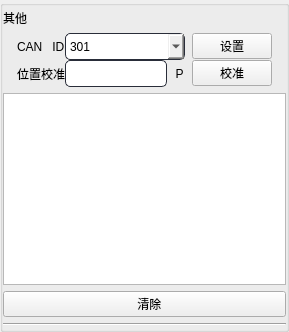
       <widget class="QGroupBox" name="OthergroupBox">
        <property name="styleSheet">
         <string notr="true"/>
        </property>
        <layout class="QVBoxLayout" name="verticalLayout_7" stretch="1">
         <property name="leftMargin">
          <number>0</number>
         </property>
         <property name="topMargin">
          <number>3</number>
         </property>
         <property name="rightMargin">
          <number>0</number>
         </property>
         <property name="bottomMargin">
          <number>3</number>
         </property>
         <item>
          <layout class="QVBoxLayout" name="verticalLayout_6">
           <item>
            <widget class="QLabel" name="label_11">
             <property name="text">
              <string>其他</string>
             </property>
            </widget>
           </item>
           <item>
            <widget class="QWidget" name="gridWidget" native="true">
             <property name="styleSheet">
              <string notr="true">QLineEdit{
	border:1px solid rgb(41,45,57);
	height:25px;
	width:100px;
	border-radius:5px;
}
QLineEdit:hover{
	border:1px solid rgb(0,149,255);
}

QComboBox{
	border:1px solid rgb(41,45,57);
	height:25px;
	width:100px;
	border-radius:5px;
}</string>
             </property>
             <layout class="QVBoxLayout" name="verticalLayout_11" stretch="1,1">
              <property name="spacing">
               <number>0</number>
              </property>
              <property name="topMargin">
               <number>0</number>
              </property>
              <property name="bottomMargin">
               <number>0</number>
              </property>
              <item>
               <layout class="QHBoxLayout" name="horizontalLayout_23" stretch="1,4,1,1">
                <property name="leftMargin">
                 <number>5</number>
                </property>
                <property name="rightMargin">
                 <number>5</number>
                </property>
                <item>
                 <widget class="QLabel" name="label_34">
                  <property name="text">
                   <string>CAN   ID</string>
                  </property>
                 </widget>
                </item>
                <item>
                 <widget class="QComboBox" name="CANIDComboBox">
                  <item>
                   <property name="text">
                    <string>301</string>
                   </property>
                  </item>
                  <item>
                   <property name="text">
                    <string>302</string>
                   </property>
                  </item>
                  <item>
                   <property name="text">
                    <string>303</string>
                   </property>
                  </item>
                  <item>
                   <property name="text">
                    <string>304</string>
                   </property>
                  </item>
                  <item>
                   <property name="text">
                    <string>305</string>
                   </property>
                  </item>
                  <item>
                   <property name="text">
                    <string>306</string>
                   </property>
                  </item>
                 </widget>
                </item>
                <item>
                 <widget class="QLabel" name="label_35">
                  <property name="text">
                   <string/>
                  </property>
                 </widget>
                </item>
                <item>
                 <widget class="QPushButton" name="setIDBtn">
                  <property name="text">
                   <string>设置</string>
                  </property>
                 </widget>
                </item>
               </layout>
              </item>
              <item>
               <layout class="QHBoxLayout" name="horizontalLayout_22" stretch="1,4,1,1">
                <property name="leftMargin">
                 <number>5</number>
                </property>
                <property name="rightMargin">
                 <number>5</number>
                </property>
                <item>
                 <widget class="QLabel" name="label_32">
                  <property name="text">
                   <string>位置校准</string>
                  </property>
                 </widget>
                </item>
                <item>
                 <widget class="QLineEdit" name="positionAdjustingLineEdit"/>
                </item>
                <item>
                 <widget class="QLabel" name="label_33">
                  <property name="text">
                   <string>P</string>
                  </property>
                  <property name="alignment">
                   <set>Qt::AlignCenter</set>
                  </property>
                 </widget>
                </item>
                <item>
                 <widget class="QPushButton" name="adjustBtn">
                  <property name="text">
                   <string>校准</string>
                  </property>
                 </widget>
                </item>
               </layout>
              </item>
             </layout>
            </widget>
           </item>
           <item>
            <widget class="QTextEdit" name="recv_textEdit"/>
           </item>
           <item>
            <widget class="QPushButton" name="pushButton">
             <property name="text">
              <string>   清除</string>
             </property>
            </widget>
           </item>
           <item>
            <widget class="Line" name="line_4">
             <property name="sizePolicy">
              <sizepolicy hsizetype="Expanding" vsizetype="Fixed">
               <horstretch>0</horstretch>
               <verstretch>0</verstretch>
              </sizepolicy>
             </property>
             <property name="orientation">
              <enum>Qt::Horizontal</enum>
             </property>
            </widget>
           </item>
          </layout>
         </item>
        </layout>
       </widget>
